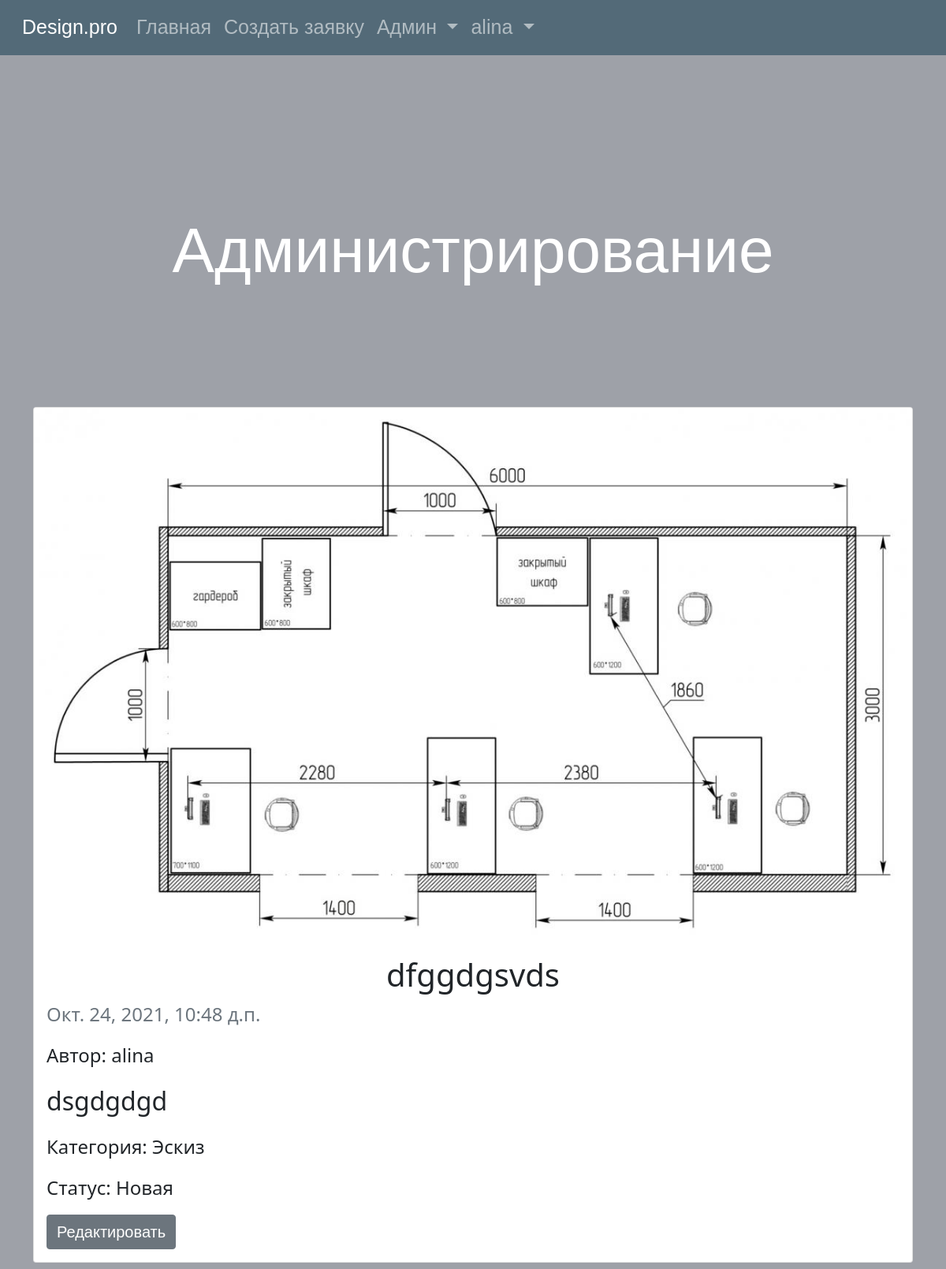
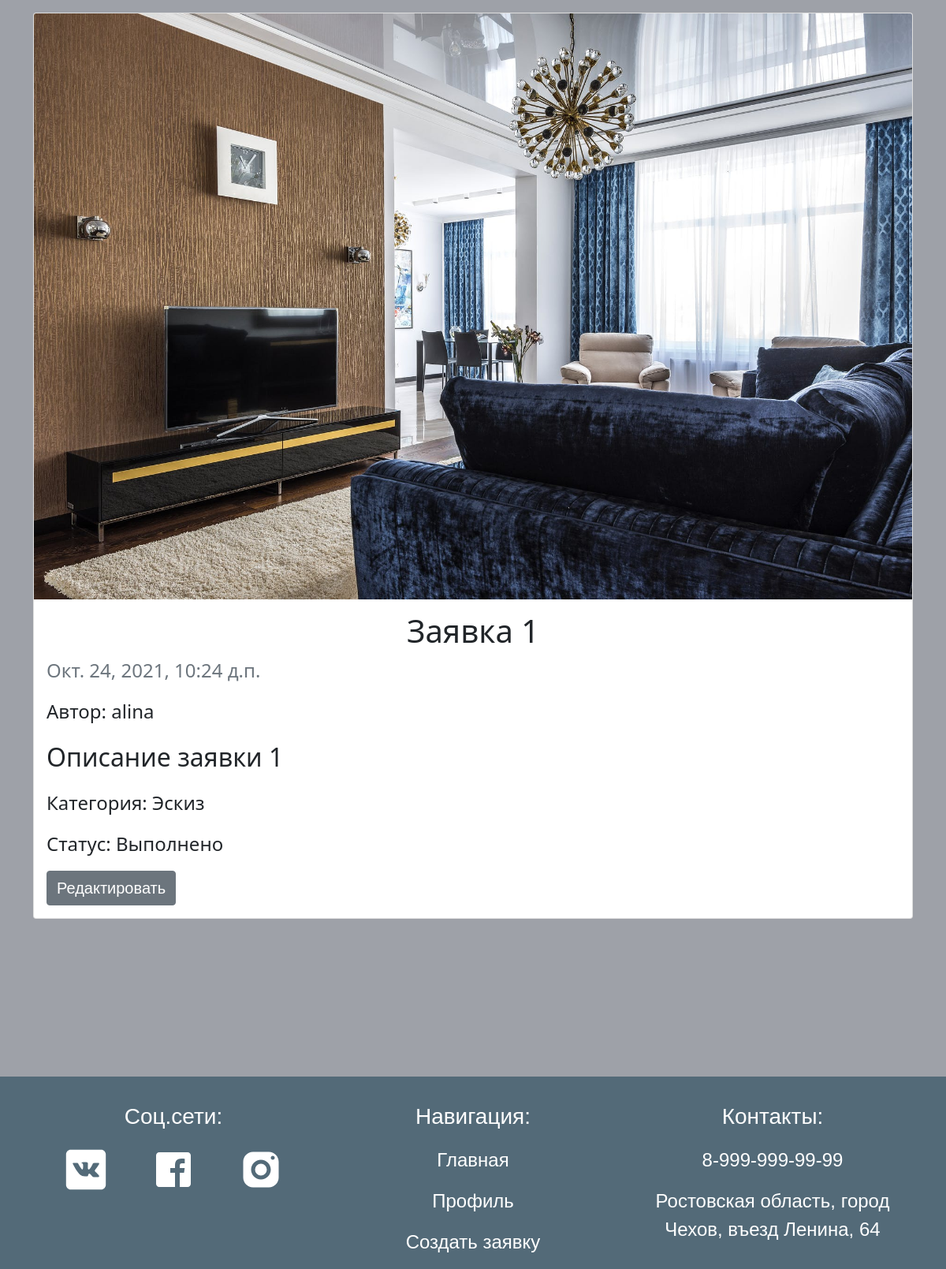
Page /design/admin (signed in) on the committed database (2 pictures, top to bottom).
### design/models.py (models this page shows, shortened)
class User(AbstractUser):
    fio = models.CharField(max_length=128, null=False, verbose_name='ФИО')
    def __str__(self):
        return self.username
    class Meta(AbstractUser.Meta):
        pass

class Bid(models.Model):
    new = 'new'
    accepted = 'accepted'
    completed = 'completed'
    status_choices = [
        (new, 'Новая'),
        (accepted, 'Принято в работу'),
        (completed, 'Выполнено')
    ]
    name = models.CharField(max_length=128, null=False, verbose_name='Название')
    description = models.TextField(null=False, verbose_name='Описание')
    category = models.ForeignKey('Category', on_delete=models.CASCADE, null=False, verbose_name='Категория')
    img = models.ImageField(upload_to='static/images/', null=False, max_length=300, verbose_name='Изображение')
    img_design = models.ImageField(upload_to='static/images/', default=None, null=True, max_length=300,
                                   verbose_name='Дизайн', blank=True)
    comment = models.TextField(null=True, default=None, verbose_name='Комментарий', blank=True)
    status = models.CharField(max_length=128, choices=status_choices, default=new, verbose_name='Статус')
    author = models.ForeignKey('User', on_delete=models.CASCADE, null=False, verbose_name='Автор')
    date = models.DateTimeField(auto_now_add=True, blank=True, verbose_name='Дата', null=False)
    class Meta:
        verbose_name = 'Заявка'
        verbose_name_plural = 'Заявки'

class Category(models.Model):
    name = models.CharField(max_length=256, null=False, verbose_name='Название')
    class Meta:
        verbose_name = 'Категория'
        verbose_name_plural = 'Категории'
    def __str__(self):
        return self.name

### design/views.py (the view)
# urls.py: path('admin', views.AdminView.as_view(), name='admin'),
class AdminView(ListView):
    model = Bid
    template_name = 'admin/admin.html'
    context_object_name = 'bids'
    def get_queryset(self):
        if self.request.user.is_superuser:
            return Bid.objects.all().order_by('-date')
        else:
            raise PermissionDenied()

### design/templates/admin/admin.html (shortened to what this page needs)
{% extends 'base.html' %}
{% load bootstrap4 %}
{% load static %}
{% block content %}
    <h2>Администрирование</h2>
    <div class="container">
        <div class="row row-cols-1 row-cols-md-1 g-4">
            {% if bids %}
                {% for bid in bids %}
                    <div class="col">
                        <div class="card">
                            {% if bid.img_design %}
                                <img src="{{ bid.img_design.url }}" class="card-img-top" alt="...">
                            {% else %}
                                <img src="{{ bid.img.url }}" class="card-img-top" alt="...">
                            {% endif %}
                            <div class="card-body">
                                <h5 class="card-title text-center fs-1">{{ bid.name }}</h5>
                                <p class="text-muted fs-4">{{ bid.date }}</p>
                                <p class="card-text fs-4">Автор: {{ bid.author }}</p>
                                <p class="card-text fs-2">{{ bid.description }}</p>
                                <p class="card-text fs-4">Категория: {{ bid.category }}</p>
                                <p class="card-text fs-4">Статус: {{ bid.get_status_display }}</p>
                                    <a class="btn btn-secondary fs-5" href="{% url 'design:updateBid' pk=bid.id %}"
                                       role="button">Редактировать</a>
                            </div>
                        </div>
                    </div>
                {% endfor %}
            {% endif %}
        </div>
    </div>
{% endblock %}

### design/templates/base.html (shortened to what this page needs)
{% load bootstrap4 %}
{% bootstrap_css %}
{% load static %}
<!DOCTYPE html>
<html lang="en">
<head>
    <link href="https://cdn.jsdelivr.net/npm/bootstrap@5.1.3/dist/css/bootstrap.min.css" rel="stylesheet"
>
    <link rel="stylesheet" href="{% static 'style.css' %}">
</head>
<body class="d-flex flex-column min-vh-100">
<div>
    <nav class="navbar navbar-expand-lg navbar-dark bg-light">
        <div class="container-fluid">
            <a class="navbar-brand" href="{% url 'design:index' %}">Design.pro</a>
            <div class="collapse navbar-collapse" id="navbarNavDropdown">
                <ul class="navbar-nav">
                    <li class="nav-item">
                        <a class="nav-link" aria-current="page" href="{% url 'design:index' %}">Главная</a>
                    </li>
                    <li class="nav-item">
                        <a class="nav-link" href="{% url 'design:createBid' %}">Создать заявку</a>
                    </li>
                    {% if user.is_authenticated %}
                        {% if user.is_superuser %}
                            <li class="nav-item dropdown">
                                <a class="nav-link dropdown-toggle" href="#" role="button" data-bs-toggle="dropdown"
                                   aria-expanded="false">
                                    Админ
                                </a>
                            </li>
                        {% endif %}
                        <li class="nav-item dropdown">
                            <a class="nav-link dropdown-toggle" href="#" id="navbarDropdownMenuLink" role="button"
                               data-bs-toggle="dropdown" aria-expanded="false">
                                {{ user.username }}
                            </a>
                        </li>
                    {% endif %}
                </ul>
            </div>
        </div>
    </nav>
</div>
<div class="content">
    {% block content %}
    {% endblock %}
</div>
<footer class="footer mt-auto container-fluid">
    <div class="container">
        <div class="row">
            <div class="col">
                <p class="text-center fs-3 title">Соц.сети:</p>
                <div class="container-fluid text-center">
                    <div class="row">
                        <div class="col-md-4 col-sm-12"><a href="https://vk.com"><img
                                src="{% static 'images/vk.svg' %}" alt=""></a></div>
                        <div class="col-md-4 col-sm-12"><a href="https://vk.com"><img
                                src="{% static 'images/fb.svg' %}" alt=""></a></div>
                        <div class="col-md-4 col-sm-12"><a href="https://vk.com"><img
                                src="{% static 'images/inst.svg' %}" alt=""></a></div>
                    </div>
                </div>
            </div>
            <div class="col">
                <p class="text-center fs-3 title">Навигация:</p>
                <p class="text-center fs-4"><a href="{% url 'design:index' %}">Главная</a></p>
                <p class="text-center fs-4"><a href="{% url 'design:profile' %}">Профиль</a></p>
                <p class="text-center fs-4"><a href="{% url 'design:createBid' %}">Создать заявку</a></p>
            </div>
            <div class="col">
                <p class="text-center fs-3 title">Контакты:</p>
                <p class="text-center fs-4">8-999-999-99-99</p>
                <p class="text-center fs-4">Ростовская область, город Чехов, въезд Ленина, 64</p>
            </div>
        </div>
    </div>
</footer>
</body>
</html>

### design/static/style.css (style rules this page uses)
body { background-color: #9ea1a8; height: 100%; }
.navbar { background-color: #536a78 !important; }
nav a { font-size: 25px !important; }
.navbar li, a { font-family: "Century Gothic", sans-serif !important; }
h2 { font-family: "Century Gothic", sans-serif !important; color: white; font-size: 80px; text-align: center; margin-bottom: 150px; margin-top: 200px; }
footer { background-color: #536a78; }
footer p { color: white; font-family: "Century Gothic", sans-serif; }
footer .title { font-family: "Century Gothic", sans-serif; padding-top: 30px; }
footer img { width: 60px; }
footer a { text-decoration: none; color: white; }
.content { margin-bottom: 200px; }
::placeholder { color: peachpuff; font-size: 20px; }

### rows in the picture
User: username "alina"
Bid: img (picture), name "dfggdgsvds", date "Окт. 24, 2021, 10:48 д.п.", author "alina", description "dsgdgdgd", category "Эскиз", status "Новая"
Bid: img_design (picture), name "Заявка 1", date "Окт. 24, 2021, 10:24 д.п.", author "alina", description "Описание заявки 1", category "Эскиз", status "Выполнено"
